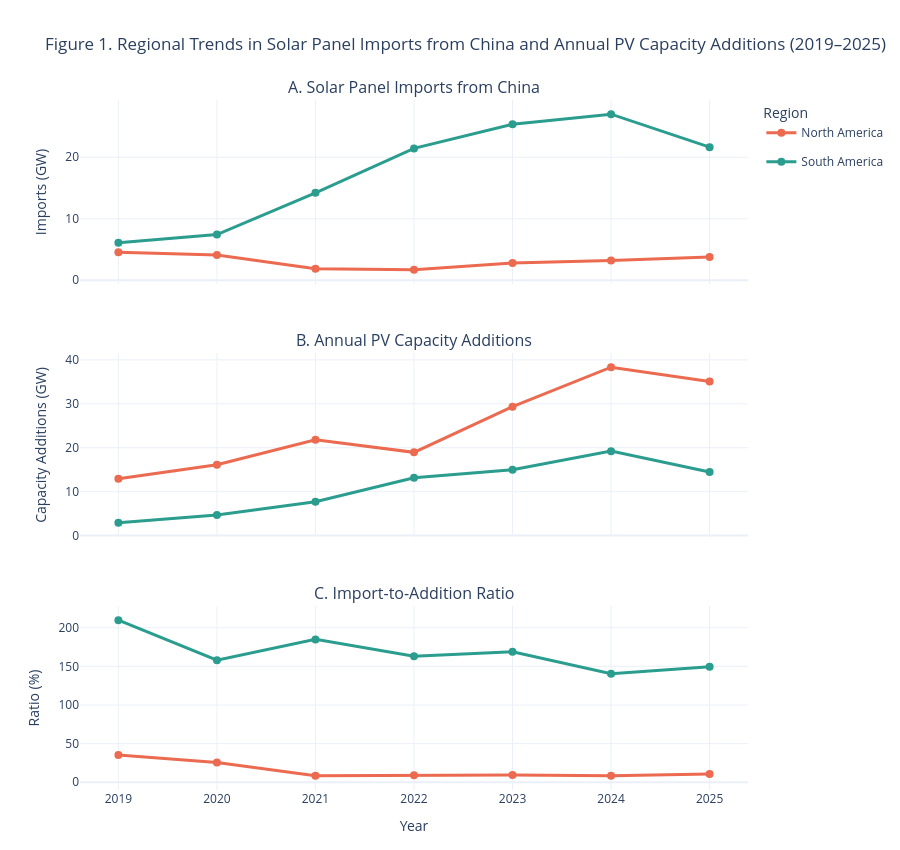

The cell this chart's notebook holds for it:
### Markdown cell above
# Change 2 (Lable with interactive)

### Code cell
import numpy as np
import pandas as pd
import plotly.graph_objects as go
from plotly.subplots import make_subplots

# ============================================================
# Change 2: Labels with Interactive Features
# Figure 1. Regional Trends in Solar Panel Imports from China
# and Annual PV Capacity Additions (2019–2025)
# ============================================================

# 1. Define colors for each region
colors = {
    'North America': '#EB6A50',
    'South America': '#2A9D8F'
}

# 2. Calculate regional totals
region = (
    df.groupby(['Year', 'Study_scope'])[
        ['China_panel_exports_MW', 'PV_capacity_additions_MW']
    ]
    .sum(min_count=1)
    .reset_index()
)

# 3. Filter years: 2019–2025
region = region.loc[
    region['Year'].between(2019, 2025)
].copy()

# 4. Sort data by region and year
region = region.sort_values(['Study_scope', 'Year'])

# 5. Convert MW to GW
region['Imports_GW'] = (
    region['China_panel_exports_MW'] / 1000
)

region['Additions_GW'] = (
    region['PV_capacity_additions_MW'] / 1000
)

# 6. Calculate import-to-addition ratio (%)
# Avoid division by zero
region['Ratio'] = np.where(
    region['PV_capacity_additions_MW'] > 0,
    (
        region['China_panel_exports_MW'] /
        region['PV_capacity_additions_MW']
    ) * 100,
    np.nan
)

# ============================================================
# 7. Create three subplots
# ============================================================

fig1 = make_subplots(
    rows=3,
    cols=1,
    shared_xaxes=True,
    vertical_spacing=0.10,
    subplot_titles=[
        'A. Solar Panel Imports from China',
        'B. Annual PV Capacity Additions',
        'C. Import-to-Addition Ratio'
    ]
)

# ============================================================
# 8. Add interactive lines for each region
# ============================================================

for name, data in region.groupby('Study_scope'):

    # A. Imports from China
    fig1.add_trace(
        go.Scatter(
            x=data['Year'],
            y=data['Imports_GW'],
            mode='lines+markers',
            name=name,
            legendgroup=name,
            showlegend=True,

            line=dict(
                color=colors.get(name, '#808080'),
                width=3
            ),

            marker=dict(
                size=8
            ),

            hovertemplate=(
                f'<b>{name}</b><br>'
                'Year: %{x}<br>'
                'Imports from China: %{y:.2f} GW'
                '<extra></extra>'
            )
        ),
        row=1,
        col=1
    )

    # B. PV Capacity Additions
    fig1.add_trace(
        go.Scatter(
            x=data['Year'],
            y=data['Additions_GW'],
            mode='lines+markers',
            name=name,
            legendgroup=name,
            showlegend=False,

            line=dict(
                color=colors.get(name, '#808080'),
                width=3
            ),

            marker=dict(
                size=8
            ),

            hovertemplate=(
                f'<b>{name}</b><br>'
                'Year: %{x}<br>'
                'PV Capacity Additions: %{y:.2f} GW'
                '<extra></extra>'
            )
        ),
        row=2,
        col=1
    )

    # C. Import-to-Addition Ratio
    fig1.add_trace(
        go.Scatter(
            x=data['Year'],
            y=data['Ratio'],
            mode='lines+markers',
            name=name,
            legendgroup=name,
            showlegend=False,

            line=dict(
                color=colors.get(name, '#808080'),
                width=3
            ),

            marker=dict(
                size=8
            ),

            hovertemplate=(
                f'<b>{name}</b><br>'
                'Year: %{x}<br>'
                'Import-to-Addition Ratio: %{y:.1f}%'
                '<extra></extra>'
            )
        ),
        row=3,
        col=1
    )

# ============================================================
# 9. Axis labels
# ============================================================

fig1.update_yaxes(
    title_text='Imports (GW)',
    row=1,
    col=1
)

fig1.update_yaxes(
    title_text='Capacity Additions (GW)',
    row=2,
    col=1
)

fig1.update_yaxes(
    title_text='Ratio (%)',
    row=3,
    col=1
)

fig1.update_xaxes(
    title_text='Year',
    tickmode='linear',
    tick0=2019,
    dtick=1,
    row=3,
    col=1
)

# ============================================================
# 10. Layout and Interactive Features
# ============================================================

fig1.update_layout(
    title=(
        'Figure 1. Regional Trends in Solar Panel Imports '
        'from China and Annual PV Capacity Additions '
        '(2019–2025)'
    ),

    height=850,

    template='plotly_white',

    hovermode='closest',

    legend_title='Region',

    legend=dict(
        groupclick='togglegroup'
    ),

    margin=dict(
        l=80,
        r=40,
        t=100,
        b=60
    )
)

# ============================================================
# 11. Display figure
# ============================================================

fig1.show()


# ============================================================
# 12. Export Interactive Figure 1 as HTML
# ============================================================
from pathlib import Path
output_folder = Path.cwd().parent / "outputs"

output_folder.mkdir(parents=True, exist_ok=True)

#Save interactive HTML
output_path = output_folder / "Figure1_Regional_Trends.html"

fig1.write_html(
    str(output_path),
    include_plotlyjs=True
)

print("HTML saved to:", output_path.resolve())

### Figure 1 — Plotly figure (JSON) as saved in the notebook; plotly's stock layout.template omitted (floating-point values rounded to 4 significant figures)
{"data": [{"hovertemplate": "<b>North America</b><br>Year: %{x}<br>Imports from China: %{y:.2f} GW<extra></extra>", "legendgroup": "North America", "line": {"color": "#EB6A50", "width": 3}, "marker": {"size": 8}, "mode": "lines+markers", "name": "North America", "showlegend": true, "type": "scatter", "x": [2019, 2020, 2021, 2022, 2023, 2024, 2025], "xaxis": "x", "y": [4.55, 4.108, 1.863, 1.703, 2.807, 3.21, 3.787], "yaxis": "y"}, {"hovertemplate": "<b>North America</b><br>Year: %{x}<br>PV Capacity Additions: %{y:.2f} GW<extra></extra>", "legendgroup": "North America", "line": {"color": "#EB6A50", "width": 3}, "marker": {"size": 8}, "mode": "lines+markers", "name": "North America", "showlegend": false, "type": "scatter", "x": [2019, 2020, 2021, 2022, 2023, 2024, 2025], "xaxis": "x2", "y": [12.93, 16.13, 21.82, 18.95, 29.36, 38.34, 35.07], "yaxis": "y2"}, {"hovertemplate": "<b>North America</b><br>Year: %{x}<br>Import-to-Addition Ratio: %{y:.1f}%<extra></extra>", "legendgroup": "North America", "line": {"color": "#EB6A50", "width": 3}, "marker": {"size": 8}, "mode": "lines+markers", "name": "North America", "showlegend": false, "type": "scatter", "x": [2019, 2020, 2021, 2022, 2023, 2024, 2025], "xaxis": "x3", "y": [35.19, 25.47, 8.54, 8.988, 9.561, 8.375, 10.8], "yaxis": "y3"}, {"hovertemplate": "<b>South America</b><br>Year: %{x}<br>Imports from China: %{y:.2f} GW<extra></extra>", "legendgroup": "South America", "line": {"color": "#2A9D8F", "width": 3}, "marker": {"size": 8}, "mode": "lines+markers", "name": "South America", "showlegend": true, "type": "scatter", "x": [2019, 2020, 2021, 2022, 2023, 2024, 2025], "xaxis": "x", "y": [6.106, 7.44, 14.21, 21.44, 25.36, 27.0, 21.64], "yaxis": "y"}, {"hovertemplate": "<b>South America</b><br>Year: %{x}<br>PV Capacity Additions: %{y:.2f} GW<extra></extra>", "legendgroup": "South America", "line": {"color": "#2A9D8F", "width": 3}, "marker": {"size": 8}, "mode": "lines+markers", "name": "South America", "showlegend": false, "type": "scatter", "x": [2019, 2020, 2021, 2022, 2023, 2024, 2025], "xaxis": "x2", "y": [2.911, 4.711, 7.686, 13.15, 15.01, 19.23, 14.46], "yaxis": "y2"}, {"hovertemplate": "<b>South America</b><br>Year: %{x}<br>Import-to-Addition Ratio: %{y:.1f}%<extra></extra>", "legendgroup": "South America", "line": {"color": "#2A9D8F", "width": 3}, "marker": {"size": 8}, "mode": "lines+markers", "name": "South America", "showlegend": false, "type": "scatter", "x": [2019, 2020, 2021, 2022, 2023, 2024, 2025], "xaxis": "x3", "y": [209.7, 157.9, 184.9, 163.1, 169.0, 140.4, 149.7], "yaxis": "y3"}], "layout": {"annotations": [{"font": {"size": 16}, "showarrow": false, "text": "A. Solar Panel Imports from China", "x": 0.5, "xanchor": "center", "xref": "paper", "y": 1, "yanchor": "bottom", "yref": "paper"}, {"font": {"size": 16}, "showarrow": false, "text": "B. Annual PV Capacity Additions", "x": 0.5, "xanchor": "center", "xref": "paper", "y": 0.6333, "yanchor": "bottom", "yref": "paper"}, {"font": {"size": 16}, "showarrow": false, "text": "C. Import-to-Addition Ratio", "x": 0.5, "xanchor": "center", "xref": "paper", "y": 0.2667, "yanchor": "bottom", "yref": "paper"}], "height": 850, "hovermode": "closest", "legend": {"groupclick": "togglegroup", "title": {"text": "Region"}}, "margin": {"b": 60, "l": 80, "r": 40, "t": 100}, "title": {"text": "Figure 1. Regional Trends in Solar Panel Imports from China and Annual PV Capacity Additions (2019–2025)"}, "xaxis": {"anchor": "y", "domain": [0, 1], "matches": "x3", "showticklabels": false}, "xaxis2": {"anchor": "y2", "domain": [0, 1], "matches": "x3", "showticklabels": false}, "xaxis3": {"anchor": "y3", "domain": [0, 1], "dtick": 1, "tick0": 2019, "tickmode": "linear", "title": {"text": "Year"}}, "yaxis": {"anchor": "x", "domain": [0.7333, 1], "title": {"text": "Imports (GW)"}}, "yaxis2": {"anchor": "x2", "domain": [0.3667, 0.6333], "title": {"text": "Capacity Additions (GW)"}}, "yaxis3": {"anchor": "x3", "domain": [0, 0.2667], "title": {"text": "Ratio (%)"}}}}
